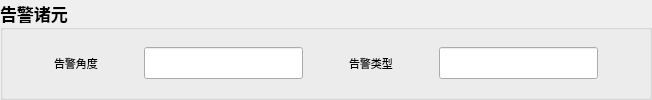
       <widget class="QGroupBox" name="groupBox_41">
        <property name="enabled">
         <bool>true</bool>
        </property>
        <property name="maximumSize">
         <size>
          <width>16777215</width>
          <height>16777215</height>
         </size>
        </property>
        <property name="font">
         <font>
          <family>微软雅黑</family>
          <pointsize>13</pointsize>
          <weight>75</weight>
          <bold>true</bold>
         </font>
        </property>
        <property name="mouseTracking">
         <bool>false</bool>
        </property>
        <property name="title">
         <string>告警诸元</string>
        </property>
        <property name="flat">
         <bool>false</bool>
        </property>
        <property name="checkable">
         <bool>false</bool>
        </property>
        <layout class="QGridLayout" name="gridLayout_9">
         <item row="0" column="0">
          <layout class="QHBoxLayout" name="horizontalLayout_2">
           <item>
            <layout class="QHBoxLayout" name="horizontalLayout_41">
             <item>
              <spacer name="horizontalSpacer_33">
               <property name="orientation">
                <enum>Qt::Horizontal</enum>
               </property>
               <property name="sizeHint" stdset="0">
                <size>
                 <width>40</width>
                 <height>20</height>
                </size>
               </property>
              </spacer>
             </item>
             <item>
              <widget class="QLabel" name="label_30">
               <property name="minimumSize">
                <size>
                 <width>0</width>
                 <height>0</height>
                </size>
               </property>
               <property name="font">
                <font>
                 <family>微软雅黑</family>
                 <pointsize>8</pointsize>
                 <weight>50</weight>
                 <bold>false</bold>
                </font>
               </property>
               <property name="text">
                <string>告警角度</string>
               </property>
              </widget>
             </item>
             <item>
              <spacer name="horizontalSpacer_6">
               <property name="orientation">
                <enum>Qt::Horizontal</enum>
               </property>
               <property name="sizeHint" stdset="0">
                <size>
                 <width>40</width>
                 <height>20</height>
                </size>
               </property>
              </spacer>
             </item>
             <item>
              <widget class="QLineEdit" name="lineEdit_AlarmDirection">
               <property name="font">
                <font>
                 <family>微软雅黑</family>
                 <pointsize>13</pointsize>
                 <weight>50</weight>
                 <bold>false</bold>
                </font>
               </property>
              </widget>
             </item>
            </layout>
           </item>
           <item>
            <layout class="QHBoxLayout" name="horizontalLayout_40">
             <item>
              <spacer name="horizontalSpacer_34">
               <property name="orientation">
                <enum>Qt::Horizontal</enum>
               </property>
               <property name="sizeHint" stdset="0">
                <size>
                 <width>40</width>
                 <height>20</height>
                </size>
               </property>
              </spacer>
             </item>
             <item>
              <widget class="QLabel" name="label_29">
               <property name="minimumSize">
                <size>
                 <width>0</width>
                 <height>0</height>
                </size>
               </property>
               <property name="font">
                <font>
                 <family>微软雅黑</family>
                 <pointsize>8</pointsize>
                 <weight>50</weight>
                 <bold>false</bold>
                </font>
               </property>
               <property name="text">
                <string>告警类型</string>
               </property>
              </widget>
             </item>
             <item>
              <spacer name="horizontalSpacer_5">
               <property name="orientation">
                <enum>Qt::Horizontal</enum>
               </property>
               <property name="sizeHint" stdset="0">
                <size>
                 <width>40</width>
                 <height>20</height>
                </size>
               </property>
              </spacer>
             </item>
             <item>
              <widget class="QLineEdit" name="lineEdit_AlarmType">
               <property name="font">
                <font>
                 <family>微软雅黑</family>
                 <pointsize>13</pointsize>
                 <weight>50</weight>
                 <bold>false</bold>
                </font>
               </property>
              </widget>
             </item>
             <item>
              <spacer name="horizontalSpacer_35">
               <property name="orientation">
                <enum>Qt::Horizontal</enum>
               </property>
               <property name="sizeHint" stdset="0">
                <size>
                 <width>40</width>
                 <height>20</height>
                </size>
               </property>
              </spacer>
             </item>
            </layout>
           </item>
          </layout>
         </item>
        </layout>
       </widget>
